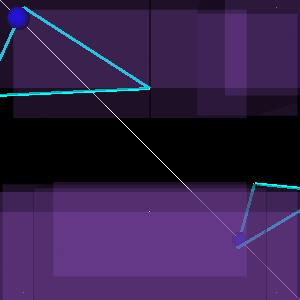

Source code (Python):
#!/usr/bin/env python

# Demonstrate vtkModifiedBSPTree ray intersection on a sphere with
# ghost cell arrays, visualizing the BSP tree representation,
# intersection points, and extracted cells.

# Factory overrides
import vtkmodules.vtkInteractionStyle  # noqa: F401
import vtkmodules.vtkRenderingFreeType  # noqa: F401
import vtkmodules.vtkRenderingOpenGL2  # noqa: F401

from vtkmodules.vtkCommonCore import (
    vtkIdList,
    vtkPoints,
)
from vtkmodules.vtkCommonDataModel import (
    vtkCellArray,
    vtkDataSetAttributes,
    vtkPolyData,
    vtkSelectionNode,
)
from vtkmodules.vtkFiltersExtraction import vtkExtractSelection
from vtkmodules.vtkFiltersFlowPaths import vtkModifiedBSPTree
from vtkmodules.vtkFiltersSources import (
    vtkLineSource,
    vtkSelectionSource,
    vtkSphereSource,
)
from vtkmodules.vtkRenderingCore import (
    vtkActor,
    vtkDataSetMapper,
    vtkGlyph3DMapper,
    vtkPolyDataMapper,
    vtkProperty,
    vtkRenderWindow,
    vtkRenderWindowInteractor,
    vtkRenderer,
)

# Create a sphere with ghost cells
sphere_source = vtkSphereSource()
sphere_source.SetRadius(0.05)
sphere_source.Update()
sphere = sphere_source.GetOutput()
sphere.AllocateCellGhostArray()
ghost_cells = sphere.GetCellGhostArray()
ghost_cells.SetTuple1(72, vtkDataSetAttributes.HIDDENCELL)
ghost_cells.SetTuple1(19, vtkDataSetAttributes.HIDDENCELL)

bounds = sphere.GetBounds()
diag = ((bounds[1] - bounds[0]) ** 2 + (bounds[3] - bounds[2]) ** 2 + (bounds[5] - bounds[4]) ** 2) ** 0.5
tol = diag / 1e6

# Build BSP tree
bsp_tree = vtkModifiedBSPTree()
bsp_tree.SetDataSet(sphere)
bsp_tree.SetMaxLevel(12)
bsp_tree.SetNumberOfCellsPerNode(16)
bsp_tree.BuildLocator()

# Render BSP tree representation
bsp_pd = vtkPolyData()
bsp_tree.GenerateRepresentation(2, bsp_pd)

bsp_mapper = vtkPolyDataMapper()
bsp_mapper.SetInputData(bsp_pd)

bsp_actor = vtkActor()
bsp_actor.SetMapper(bsp_mapper)
bsp_actor.GetProperty().SetInterpolationToFlat()
bsp_actor.GetProperty().SetOpacity(0.3)
bsp_actor.GetProperty().EdgeVisibilityOn()
bsp_actor.GetProperty().SetColor(0.45, 0.25, 0.6)

# Intersect ray with BSP tree
verts = vtkPoints()
cell_ids = vtkIdList()
p1 = [-0.1, -0.1, -0.1]
p2 = [0.1, 0.1, 0.1]
bsp_tree.IntersectWithLine(p1, p2, tol, verts, cell_ids)

# Create polydata for intersection points
intersections = vtkPolyData()
vertices = vtkCellArray()
n = verts.GetNumberOfPoints()
for i in range(n):
    vertices.InsertNextCell(1, [i])
intersections.SetPoints(verts)
intersections.SetVerts(vertices)

# Extract intersected cells
selection = vtkSelectionSource()
selection.SetContentType(vtkSelectionNode.INDICES)
selection.SetFieldType(vtkSelectionNode.CELL)
for i in range(cell_ids.GetNumberOfIds()):
    selection.AddID(-1, cell_ids.GetId(i))

extract = vtkExtractSelection()
extract.SetInputData(sphere)
extract.SetSelectionConnection(selection.GetOutputPort())
extract.Update()

# Render sphere as point cloud
sphere_mapper = vtkPolyDataMapper()
sphere_mapper.SetInputData(sphere)

sphere_property = vtkProperty()
sphere_property.SetColor(1.0, 1.0, 1.0)
sphere_property.SetAmbient(0.0)
sphere_property.SetBackfaceCulling(1)
sphere_property.SetFrontfaceCulling(0)
sphere_property.SetRepresentationToPoints()

sphere_actor = vtkActor()
sphere_actor.SetMapper(sphere_mapper)
sphere_actor.SetProperty(sphere_property)

# Render intersection points as glyphs
intersection_mapper = vtkGlyph3DMapper()
intersection_mapper.SetInputData(intersections)
intersection_mapper.SetSourceConnection(sphere_source.GetOutputPort())
intersection_mapper.SetScaleFactor(0.05)

intersection_property = vtkProperty()
intersection_property.SetOpacity(1.0)
intersection_property.SetColor(0.0, 0.0, 1.0)
intersection_property.SetBackfaceCulling(1)
intersection_property.SetFrontfaceCulling(0)

intersection_actor = vtkActor()
intersection_actor.SetMapper(intersection_mapper)
intersection_actor.SetProperty(intersection_property)

# Render ray
ray = vtkLineSource()
ray.SetPoint1(p1)
ray.SetPoint2(p2)

ray_mapper = vtkPolyDataMapper()
ray_mapper.SetInputConnection(ray.GetOutputPort())

ray_actor = vtkActor()
ray_actor.SetMapper(ray_mapper)

# Render intersected cells
cell_mapper = vtkDataSetMapper()
cell_mapper.SetInputConnection(extract.GetOutputPort())

cell_property = vtkProperty()
cell_property.SetColor(0.0, 1.0, 1.0)
cell_property.SetBackfaceCulling(0)
cell_property.SetFrontfaceCulling(0)
cell_property.SetAmbient(1.0)
cell_property.SetLineWidth(3.0)
cell_property.SetRepresentationToWireframe()
cell_property.SetInterpolationToFlat()

cell_actor = vtkActor()
cell_actor.SetMapper(cell_mapper)
cell_actor.SetProperty(cell_property)

# Renderer
renderer = vtkRenderer()
renderer.AddActor(bsp_actor)
renderer.AddActor(sphere_actor)
renderer.AddActor(intersection_actor)
renderer.AddActor(ray_actor)
renderer.AddActor(cell_actor)
renderer.SetBackground(0.0, 0.0, 0.0)

# Window
render_window = vtkRenderWindow()
render_window.SetSize(300, 300)
render_window.SetMultiSamples(0)
render_window.AddRenderer(renderer)
render_window.SetWindowName("bsp tree with ghost arrays")

# Interactor
interactor = vtkRenderWindowInteractor()
interactor.SetRenderWindow(render_window)

# Scene
renderer.GetActiveCamera().SetPosition(0.0, 0.15, 0.0)
renderer.GetActiveCamera().SetFocalPoint(0.0, 0.0, 0.0)
renderer.GetActiveCamera().SetViewUp(0.0, 0.0, 1.0)
renderer.ResetCameraClippingRange()

interactor.Initialize()
interactor.Start()
